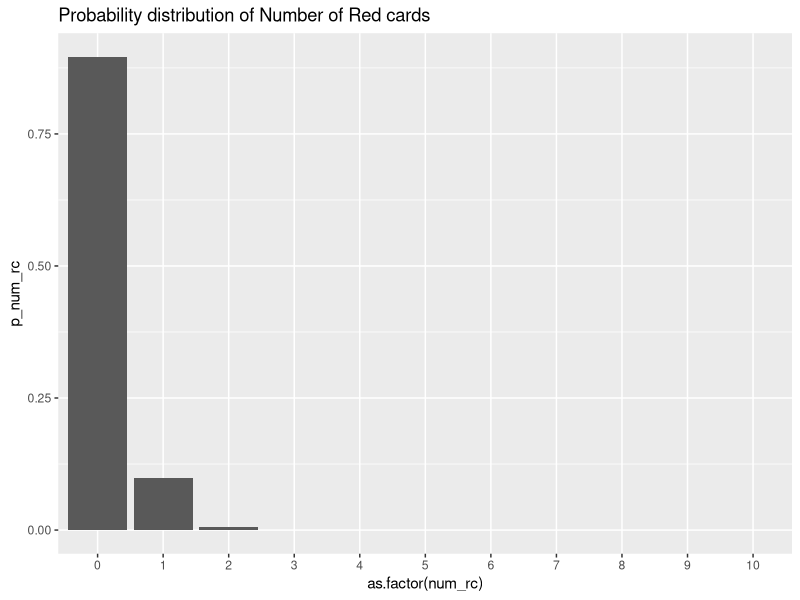
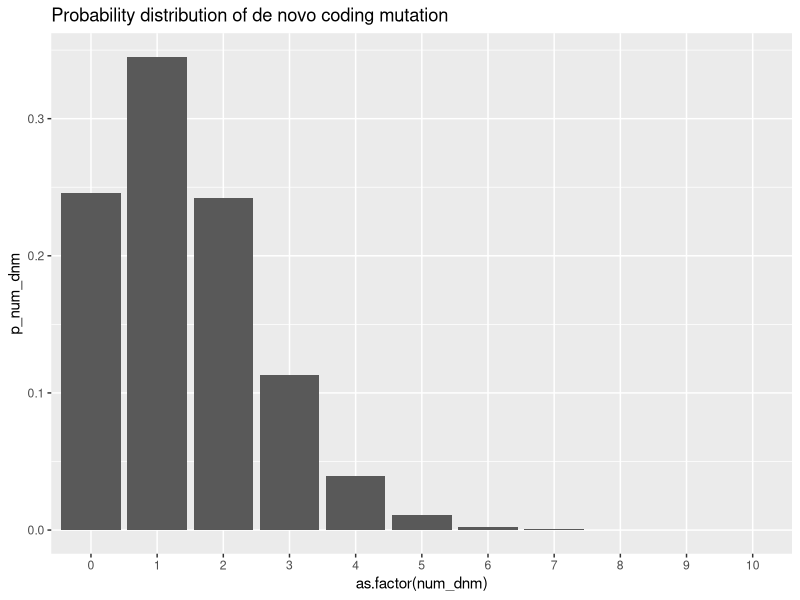
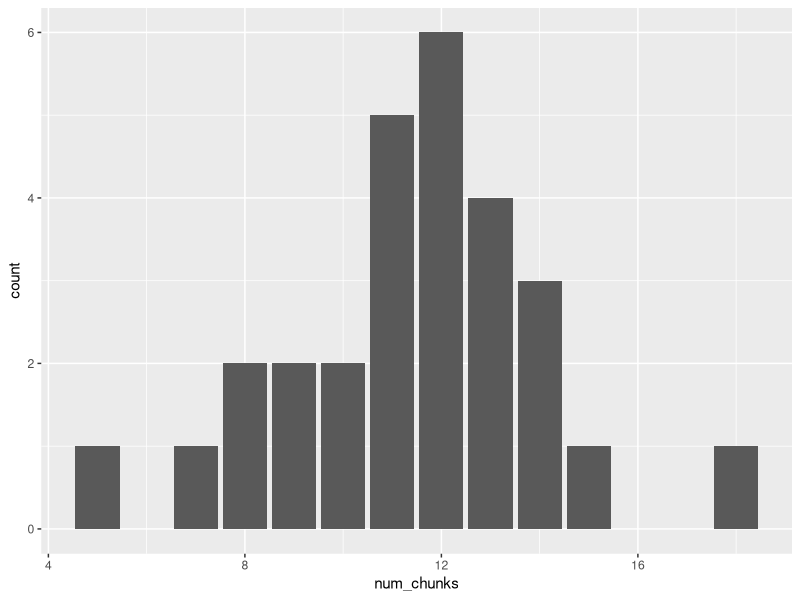
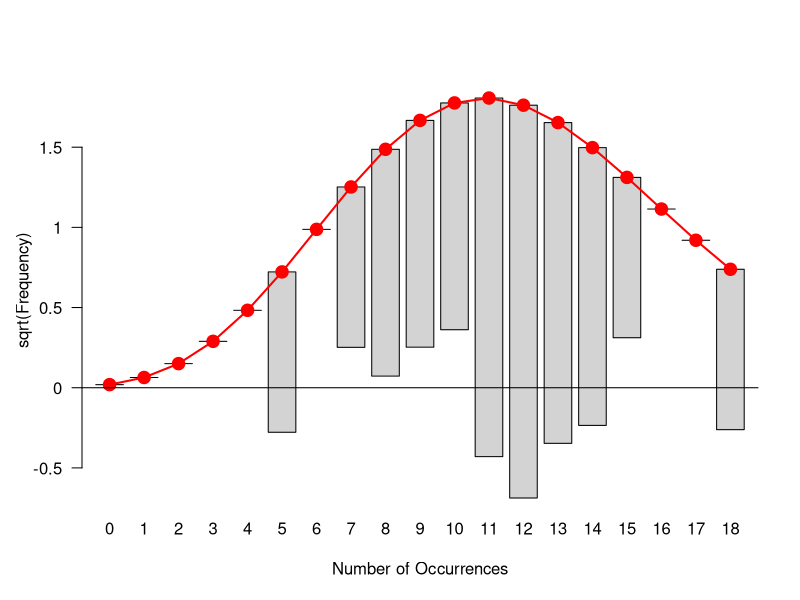
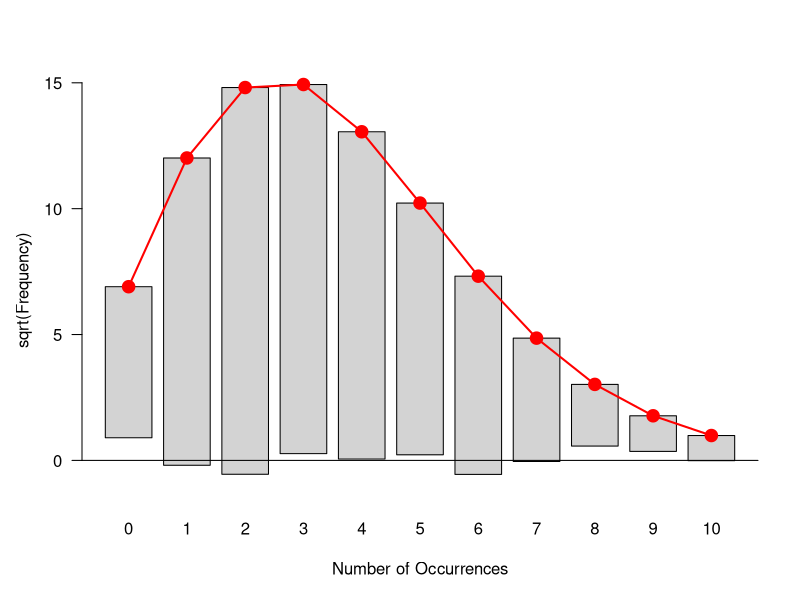

These figures' R source, in order:
#EPL Example
library(ggplot2)
num_rc <- 0:10
p_num_rc <- dpois(0:10, lambda=0.11)
rc_prob = data.frame(num_rc, p_num_rc)
ggplot(rc_prob, aes(x=as.factor(num_rc), y=p_num_rc)) + 
  labs(title = "Probability distribution of Number of Red cards") +
  geom_col() 
  

#de novo mutation example - zero non-coding mutation
dpois(x =0, lambda = 1.402)
#plotting
library(ggplot2)
num_dnm <- 0:10
p_num_dnm <- dpois(0:10, lambda=1.402)
dnm_prob = data.frame(num_dnm, p_num_dnm)
ggplot(dnm_prob, aes(x=as.factor(num_dnm), y=p_num_dnm)) +
  labs(title = "Probability distribution of de novo coding mutation") +
  geom_col()


#chocolate chip cookie example
chunks <- read.csv(file = "sllobs_chocolate_chunks.csv",header = TRUE,dec = ",")
library(ggplot2)
library(cowplot)
ggplot(chunks,aes(x=num_chunks)) + geom_bar() 



#install.packages("vcd")   vcd = visualize categorical data
library("vcd")
gf <- goodfit(chunks$num_chunks, "nbinomial")
rootogram(gf)




# see if a randomly generated poisson data fits in goodfit
pd <- rpois(n = 1000, lambda= 3)
gf <- goodfit(pd, "nbinomial")
rootogram(gf)







